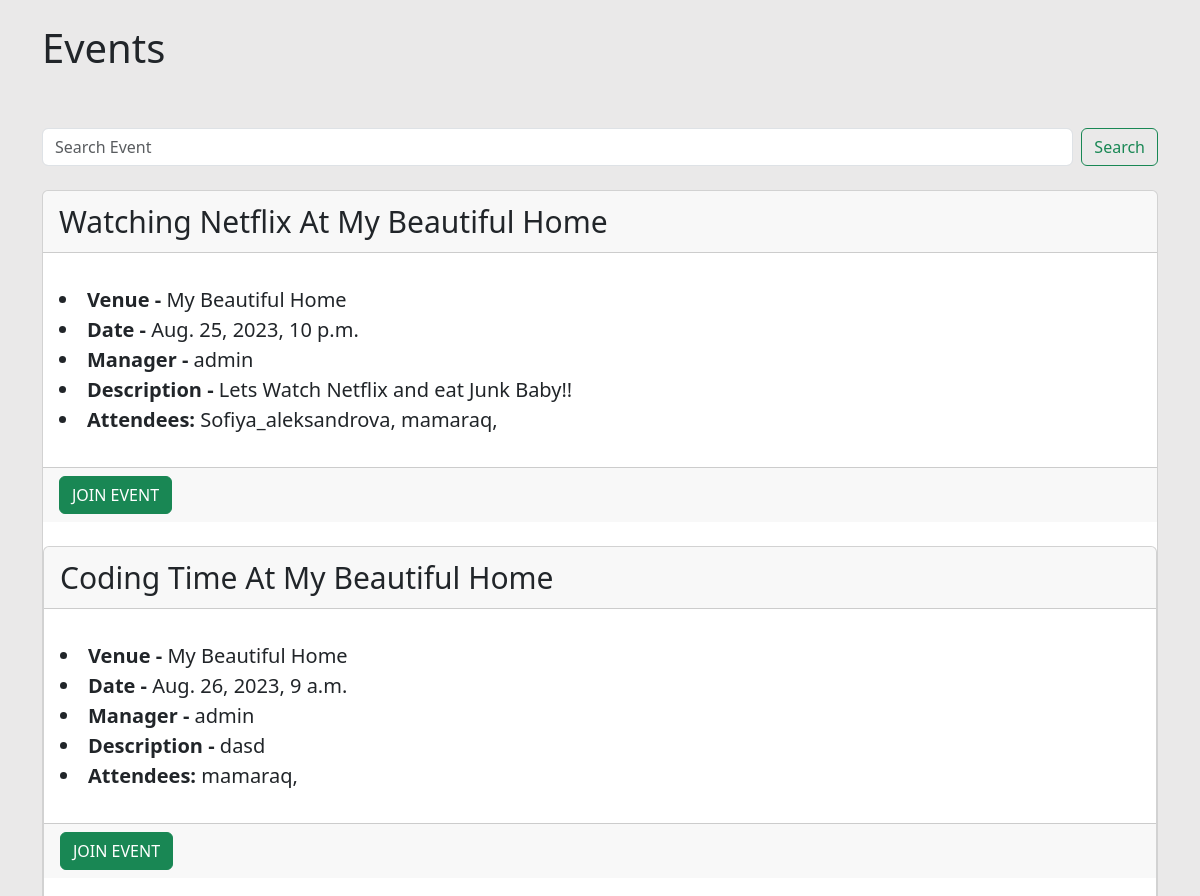
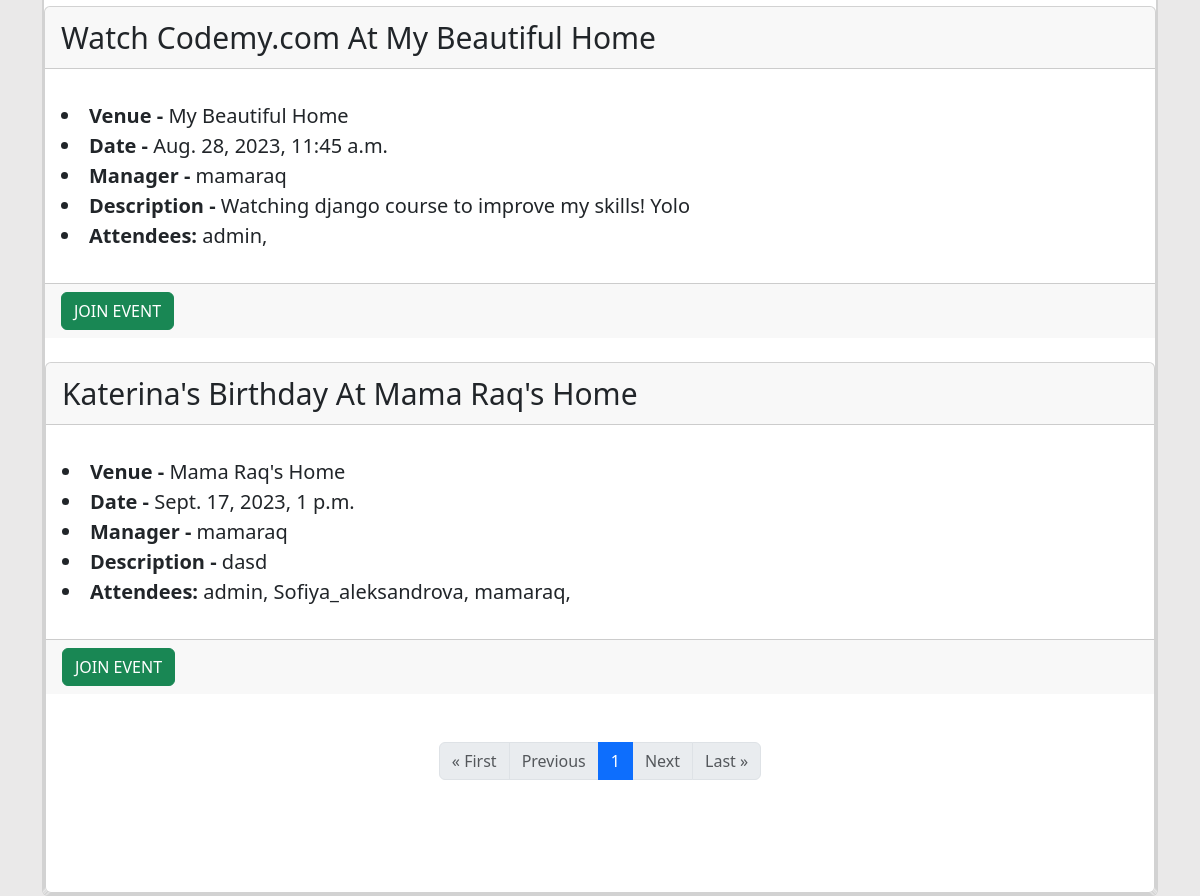
The app's page /Events with its own data (2 pictures, top to bottom).
### events/models.py (models this page shows)
class Event(models.Model):
    name = models.CharField('Event name', max_length=150)
    event_data = models.DateTimeField('Event Date')
    venue = models.ForeignKey(Venue, blank=True, null=True, on_delete=models.CASCADE)
    manager = models.ForeignKey(User, blank=True, null=True, on_delete=models.SET_NULL)
    description = models.TextField(blank=True)
    attendees = models.ManyToManyField(User, blank=True, related_name='event_attendees')
    def __str__(self):
        return self.name

class Venue(models.Model):
    name = models.CharField('Venue Name', max_length=150)
    address = models.CharField(max_length=300)
    zip_code = models.CharField('Zip Code', max_length=15)
    phone = models.CharField('Contact Phone', max_length=25, blank=True)
    web = models.URLField('Website Address', blank=True)
    email_address = models.EmailField('Email Address', blank=True)
    owner = models.IntegerField('Venue Owner', blank=False, default=1)
    def __str__(self):
        return self.name

### events/views.py (the view)
# urls.py: path('Events', views.all_events, name="list-events"),
def all_events(request):
    if request.method == "POST":
        searched = request.POST.get('searched', '')
        events = Event.objects.filter(
            Q(name__icontains=searched) | Q(manager__username__icontains=searched) | Q(venue__name__icontains=searched)
        ).order_by('event_data', 'name')
        event_list = set_paginator(request, events, 5)
        return render(request, 'events/event_list.html', {'event_list': event_list, 'searched': searched})
    else:
        events = Event.objects.all().order_by('event_data', 'name')
        event_list = set_paginator(request, events, 5)
        return render(request, 'events/event_list.html', {'event_list': event_list})

### events/views.py (called while the page is built)
def set_paginator(request, obj, pages: int):
    p = Paginator(obj, pages)
    page = request.GET.get('page')
    return p.get_page(page)

### events/templates/events/event_list.html (shortened to what this page needs)
{% extends 'events/base.html' %}
{% block content %}
<h1>
    Events
</h1>
<br/>
<br/>
<form class="d-flex" role="search" method="POST" action="{% url 'list-events' %}">
    <input class="form-control me-2" type="search" placeholder="Search Event" aria-label="Search"
           name="searched" id="search-input">
    <button class="btn btn-outline-success" type="submit" id="search-button">Search</button>
</form>
<br/>
{% for event in event_list %}
<div class="card">
    <div class="card-header" style="font-size: 30px">
        {{ event }} At {{ event.venue }}
    </div>
    <div class="card-body">
        <p class="card-text">
            <li style="font-size: 20px"><strong>Venue - </strong>{{ event.venue }}</li>
            <li style="font-size: 20px"><strong>Date - </strong>{{ event.event_data }}</li>
            <li style="font-size: 20px"><strong>Manager - </strong>{{ event.manager }}</li>
            <li style="font-size: 20px"><strong>Description - </strong>{{ event.description }}</li>
            <li style="font-size: 20px"><strong>Attendees: </strong>
                {% for user in event.attendees.all %}
                {{ user }},
                {% endfor %}
            </li>
        </p>
    </div>
    <div class="card-footer text-body-secondary">
        {% if user in event.attendees.all%}
        <a href="{% url 'leave-event' event.id %}" class="btn btn-danger">Leave Event</a>
        {% else %}
        <a href="{% url 'join-event' event.id %}" class="btn btn-success">JOIN EVENT</a>
        {% endif %}
</div>
<br/>
{% endfor %}
<br/>
<nav aria-label="...">
    <ul class="pagination justify-content-center">
        {% if event_list.has_previous %}
        <li class="page-item">
            <a class="page-link" href="?page=1">&laquo; First</a>
        </li>
        <li class="page-item">
            <a class="page-link" href="?page={{ event_list.previous_page_number }}">Previous</a>
        </li>
        {% else %}
        <li class="page-item disabled">
            <a class="page-link" tabindex="-1" aria-disabled="true">&laquo; First</a>
        </li>
        <li class="page-item disabled">
            <a class="page-link" tabindex="-1" aria-disabled="true">Previous</a>
        </li>
        {% endif %}
        {% for i in event_list.paginator.page_range %}
        <li class="page-item {% if event_list.number == i %}active{% endif %}">
            <a class="page-link" href="?page={{ i }}">{{ i }}</a>
        </li>
        {% endfor %}
        {% if event_list.has_next %}
        <li class="page-item">
            <a class="page-link" href="?page={{ event_list.next_page_number }}">Next</a>
        </li>
        <li class="page-item">
            <a class="page-link" href="?page={{ event_list.paginator.num_pages }}">Last &raquo;</a>
        </li>
        {% else %}
        <li class="page-item disabled">
            <a class="page-link" tabindex="-1" aria-disabled="true">Next</a>
        </li>
        <li class="page-item disabled">
            <a class="page-link" tabindex="-1" aria-disabled="true">Last &raquo;</a>
        </li>
        {% endif %}
    </ul>
</nav>
<br/><br/><br/><br/>
{% endblock %}

### events/templates/events/base.html (style rules this page uses)
body { background-color: #f4f4; }
body { background-color: #eae9e9; }

### records on screen
Event: name "Watching Netflix", venue "My Beautiful Home", event_data "Aug. 25, 2023, 10 p.m.", manager "admin", description "Lets Watch Netflix and eat Junk Baby!!", shows "JOIN EVENT"
Event: name "Coding Time", venue "My Beautiful Home", event_data "Aug. 26, 2023, 9 a.m.", manager "admin", description "dasd", shows "JOIN EVENT"
Event: name "Watch Codemy.com", venue "My Beautiful Home", event_data "Aug. 28, 2023, 11:45 a.m.", manager "mamaraq", description "Watching django course to improve my skills! Yolo", shows "JOIN EVENT"
Event: name "Katerina's Birthday", venue "Mama Raq's Home", event_data "Sept. 17, 2023, 1 p.m.", manager "mamaraq", description "dasd", shows "JOIN EVENT"

### other values on screen
{{ user }} "Sofiya_aleksandrova"
{{ user }} "mamaraq"
{{ user }} "admin"
{{ i }} "1"
